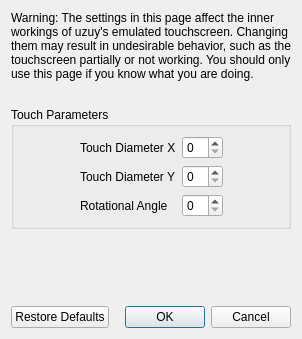
<?xml version="1.0" encoding="UTF-8"?>
<ui version="4.0">
 <class>ConfigureTouchscreenAdvanced</class>
 <widget class="QDialog" name="ConfigureTouchscreenAdvanced">
  <property name="geometry">
   <rect>
    <x>0</x>
    <y>0</y>
    <width>298</width>
    <height>339</height>
   </rect>
  </property>
  <property name="windowTitle">
   <string>Configure Touchscreen</string>
  </property>
  <layout class="QVBoxLayout" name="verticalLayout">
   <item>
    <widget class="QLabel" name="label_2">
     <property name="minimumSize">
      <size>
       <width>280</width>
       <height>0</height>
      </size>
     </property>
     <property name="text">
      <string>Warning: The settings in this page affect the inner workings of uzuy's emulated touchscreen. Changing them may result in undesirable behavior, such as the touchscreen partially or not working. You should only use this page if you know what you are doing.</string>
     </property>
     <property name="wordWrap">
      <bool>true</bool>
     </property>
    </widget>
   </item>
   <item>
    <spacer name="verticalSpacer_2">
     <property name="orientation">
      <enum>Qt::Vertical</enum>
     </property>
     <property name="sizeType">
      <enum>QSizePolicy::Fixed</enum>
     </property>
     <property name="sizeHint" stdset="0">
      <size>
       <width>20</width>
       <height>20</height>
      </size>
     </property>
    </spacer>
   </item>
   <item>
    <widget class="QGroupBox" name="gridGroupBox">
     <property name="title">
      <string>Touch Parameters</string>
     </property>
     <layout class="QGridLayout" name="gridLayout">
      <item row="0" column="0">
       <spacer name="horizontalSpacer">
        <property name="orientation">
         <enum>Qt::Horizontal</enum>
        </property>
        <property name="sizeHint" stdset="0">
         <size>
          <width>40</width>
          <height>20</height>
         </size>
        </property>
       </spacer>
      </item>
      <item row="1" column="1">
       <widget class="QLabel" name="label_4">
        <property name="text">
         <string>Touch Diameter Y</string>
        </property>
       </widget>
      </item>
      <item row="0" column="3">
       <spacer name="horizontalSpacer_2">
        <property name="orientation">
         <enum>Qt::Horizontal</enum>
        </property>
        <property name="sizeHint" stdset="0">
         <size>
          <width>40</width>
          <height>20</height>
         </size>
        </property>
       </spacer>
      </item>
      <item row="0" column="1">
       <widget class="QLabel" name="label_3">
        <property name="text">
         <string>Touch Diameter X</string>
        </property>
       </widget>
      </item>
      <item row="2" column="1">
       <widget class="QLabel" name="label_5">
        <property name="text">
         <string>Rotational Angle</string>
        </property>
       </widget>
      </item>
      <item row="0" column="2">
       <widget class="QSpinBox" name="diameter_x_box"/>
      </item>
      <item row="1" column="2">
       <widget class="QSpinBox" name="diameter_y_box"/>
      </item>
      <item row="2" column="2">
       <widget class="QSpinBox" name="angle_box"/>
      </item>
     </layout>
    </widget>
   </item>
   <item>
    <spacer name="verticalSpacer">
     <property name="orientation">
      <enum>Qt::Vertical</enum>
     </property>
     <property name="sizeHint" stdset="0">
      <size>
       <width>20</width>
       <height>40</height>
      </size>
     </property>
    </spacer>
   </item>
   <item>
    <layout class="QHBoxLayout" name="horizontalLayout">
     <item>
      <widget class="QPushButton" name="restore_defaults_button">
       <property name="text">
        <string>Restore Defaults</string>
       </property>
      </widget>
     </item>
     <item>
      <widget class="QDialogButtonBox" name="buttonBox">
       <property name="standardButtons">
        <set>QDialogButtonBox::Cancel|QDialogButtonBox::Ok</set>
       </property>
      </widget>
     </item>
    </layout>
   </item>
  </layout>
 </widget>
 <resources/>
 <connections>
  <connection>
   <sender>buttonBox</sender>
   <signal>accepted()</signal>
   <receiver>ConfigureTouchscreenAdvanced</receiver>
   <slot>accept()</slot>
  </connection>
  <connection>
   <sender>buttonBox</sender>
   <signal>rejected()</signal>
   <receiver>ConfigureTouchscreenAdvanced</receiver>
   <slot>reject()</slot>
   </connection>
 </connections>
</ui>
